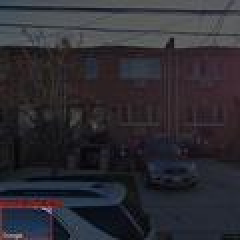
#> input picture e-svi/1076E.jpg, 120 x 120 px, given in place of 1076E.png, which was not available (shown 2 times larger)
$ jupyter execute --allow-errors merge.ipynb
#> lines starting #> are read from the running program, lines starting #| are printed output that depends on the picture; pictures that were not available may be replaced by others from this repository, and a replacement may not be noted
[cell 1]
"""
图片合并脚本
将多个文件夹中的图片按指定顺序和尺寸垂直拼接
"""

from PIL import Image
import os

def merge_images(base_path, output_folder, start_num=1, end_num=None):
    """
    合并图片

    参数:
    - base_path: 项目根目录路径 (thesignofthecity_nyc 文件夹的路径)
    - output_folder: 输出文件夹路径
    - start_num: 起始图片编号
    - end_num: 结束图片编号 (None表示处理所有找到的图片)
    """
#> called with start_num = 1

    # 定义图片来源和尺寸的配置
    # 格式: (文件夹名, 宽度, 高度)
    layout = [
        ('e-svi', 240, 240),           # e-svi 240x240
        (None, 240, 30),                # 空白 30px
        ('e-category', 240, 30),        # e-category 240x30
        ('e-language', 240, 30),        # e-language 240x30
        ('community_householdincome', 240, 30),  # community income 240x30
        ('community_demographics', 240, 30),     # demographics 240x30
        ('w-language', 240, 30),        # w-language 240x30
        ('w-category', 240, 30),        # w-category 240x30
        (None, 240, 30),                # 空白 30px
        ('w-svi', 240, 240),            # w-svi 240x240
    ]

    # 计算总高度
    total_height = sum(item[2] for item in layout)
    width = 240

    print(f"每张合并图尺寸: {width} x {total_height} px")

    # 创建输出文件夹
    os.makedirs(output_folder, exist_ok=True)

    # 确定要处理的图片数量
    if end_num is None:
        # 查找e-svi文件夹中的图片数量来确定
        svi_folder = os.path.join(base_path, 'e-svi')
        if os.path.exists(svi_folder):
            png_files = [f for f in os.listdir(svi_folder) if f.endswith('.png')]
            if png_files:
                # 提取数字并找最大值
                nums = []
                for f in png_files:
                    try:
                        num = int(f.replace('.png', ''))
                        nums.append(num)
                    except ValueError:
                        continue
                end_num = max(nums) if nums else 1
            else:
                end_num = 1
        else:
            print(f"警告: 找不到文件夹 {svi_folder}")
            return

    print(f"将处理图片编号: {start_num} 到 {end_num}")

    # 处理每张图片
    for img_num in range(start_num, end_num + 1):
        filename = f"{img_num}.png"

        # 创建透明背景的画布
        merged = Image.new('RGBA', (width, total_height), (0, 0, 0, 0))
#> merged: PIL image 240x720 RGBA; every value is 0

        current_y = 0
        success = True

        for folder_name, w, h in layout:
            if folder_name is None:
                # 空白区域，保持透明
                current_y += h
                continue

            # 构建图片路径
            img_path = os.path.join(base_path, folder_name, filename)

            if os.path.exists(img_path):
                try:
                    img = Image.open(img_path).convert('RGBA')
                    # 调整图片大小到指定尺寸
                    img_resized = img.resize((w, h), Image.Resampling.LANCZOS)
                    # 粘贴到画布上
                    merged.paste(img_resized, (0, current_y), img_resized)
                except Exception as e:
                    print(f"  警告: 处理 {img_path} 时出错: {e}")
                    success = False
            else:
                print(f"  警告: 找不到文件 {img_path}")
                success = False

            current_y += h

        # 保存合并后的图片
        output_path = os.path.join(output_folder, filename)
        merged.save(output_path, 'PNG')

        status = "✓" if success else "⚠"
        print(f"{status} 已保存: {output_path}")

    print(f"\n完成! 共处理 {end_num - start_num + 1} 张图片")
    print(f"输出位置: {output_folder}")


if __name__ == "__main__":
    # ============ 请修改以下路径 ============

    # 你的 thesignofthecity_nyc 文件夹路径
    BASE_PATH = "/Users/lihongqian/Documents/GitHub/thesignofthecity_nyc/"

    # 输出文件夹路径
    OUTPUT_FOLDER = "/Users/lihongqian/Documents/GitHub/thesignofthecity_nyc/merged_images"

    # ========================================

    # 运行合并
    merge_images(
        base_path=BASE_PATH,
        output_folder=OUTPUT_FOLDER,
        start_num=1,      # 从第几张开始
        end_num=None      # 到第几张结束，None表示自动检测
    )

[cell 2]
"""
图片合并脚本
将多个文件夹中的图片按指定顺序和尺寸垂直拼接
"""

from PIL import Image
import os

def merge_images(base_path, output_folder):
    """
    合并图片
    """

    # 定义图片来源和尺寸的配置
    # 格式: (文件夹名, 宽度, 高度)
    layout = [
        ('e-svi', 240, 240),           # e-svi 240x240
        (None, 240, 30),                # 空白 30px
        ('e-category', 240, 30),        # e-category 240x30
        ('e-language', 240, 30),        # e-language 240x30
        ('community_householdincome', 240, 30),  # community income 240x30
        ('community_demographics', 240, 30),     # demographics 240x30
        ('w-language', 240, 30),        # w-language 240x30
        ('w-category', 240, 30),        # w-category 240x30
        (None, 240, 30),                # 空白 30px
        ('w-svi', 240, 240),            # w-svi 240x240
    ]

    # 计算总高度
    total_height = sum(item[2] for item in layout)
    width = 240

    print(f"每张合并图尺寸: {width} x {total_height} px")

    # 创建输出文件夹
    os.makedirs(output_folder, exist_ok=True)

    # 从 e-svi 文件夹获取所有图片文件名
    svi_folder = os.path.join(base_path, 'e-svi')
    if not os.path.exists(svi_folder):
        print(f"错误: 找不到文件夹 {svi_folder}")
        return

    # 获取所有图片文件 (jpg, jpeg, png)
    all_files = os.listdir(svi_folder)
    image_files = [f for f in all_files if f.lower().endswith(('.jpg', '.jpeg', '.png'))]

    if not image_files:
        print(f"错误: {svi_folder} 中没有找到图片文件")
        return

    print(f"找到 {len(image_files)} 张图片待处理")
    print(f"示例文件名: {image_files[0]}")

    # 处理每张图片
    success_count = 0
    for idx, filename in enumerate(sorted(image_files), 1):
        # 提取文件名（不含扩展名）作为标识
        base_name = os.path.splitext(filename)[0]  # 例如 "1020E"

        # 提取纯数字部分 (去掉E或W后缀)
        num_only = base_name.rstrip('EWew')  # "1020E" -> "1020"

        # 创建透明背景的画布
        merged = Image.new('RGBA', (width, total_height), (0, 0, 0, 0))

        current_y = 0
        has_error = False

        for folder_name, w, h in layout:
            if folder_name is None:
                # 空白区域，保持透明
                current_y += h
                continue

            # 根据文件夹确定文件名格式
            if folder_name == 'e-svi':
                search_name = num_only + 'E'  # e-svi 用 数字+E
            elif folder_name == 'w-svi':
                search_name = num_only + 'W'  # w-svi 用 数字+W
            else:
                search_name = num_only  # 其他文件夹用纯数字

            # 尝试不同的扩展名
            img_path = None
            for ext in ['.png', '.jpg', '.jpeg', '.PNG', '.JPG', '.JPEG']:
                test_path = os.path.join(base_path, folder_name, search_name + ext)
                if os.path.exists(test_path):
                    img_path = test_path
                    break

            if img_path:
                try:
                    img = Image.open(img_path).convert('RGBA')
                    # 调整图片大小到指定尺寸
                    img_resized = img.resize((w, h), Image.Resampling.LANCZOS)
                    # 粘贴到画布上
                    merged.paste(img_resized, (0, current_y), img_resized)
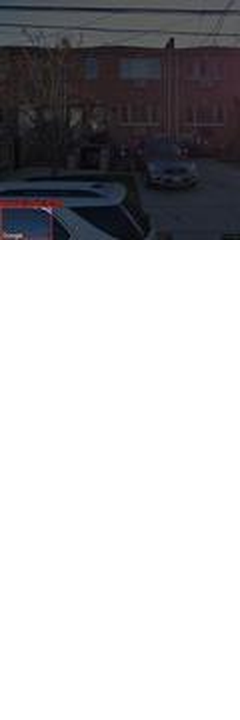
#> merged: PIL image 240x720 RGBA; mean R, G, B, A 15.2, 14.6, 16.7, 85; transparent parts drawn white
                except Exception as e:
                    print(f"  警告: 处理 {img_path} 时出错: {e}")
                    has_error = True
            else:
                print(f"  警告: 找不到文件 {search_name} 在 {folder_name} 文件夹中")
                has_error = True

            current_y += h

        # 保存合并后的图片 (输出为 png 保持透明，用纯数字命名)
        output_path = os.path.join(output_folder, f"{num_only}.png")
        merged.save(output_path, 'PNG')

        if not has_error:
            success_count += 1

        # 显示进度
        if idx % 100 == 0 or idx == len(image_files):
            print(f"进度: {idx}/{len(image_files)}")

    print(f"\n完成! 成功处理 {success_count}/{len(image_files)} 张图片")
    print(f"输出位置: {output_folder}")


if __name__ == "__main__":
    # ============ 请修改以下路径 ============

    BASE_PATH = "/Users/lihongqian/Documents/GitHub/thesignofthecity_nyc"
    OUTPUT_FOLDER = "/Users/lihongqian/Documents/GitHub/thesignofthecity_nyc/merged_images"

    # ========================================

    merge_images(base_path=BASE_PATH, output_folder=OUTPUT_FOLDER)

#> (a cell that did not finish here is left out)

[cell 4]
"""
图片合并脚本
将多个文件夹中的图片按指定顺序和尺寸垂直拼接
"""

from PIL import Image
import os

def merge_images(base_path, output_folder):
    """
    合并图片
    """

    # 定义图片来源和尺寸的配置
    # 格式: (文件夹名, 宽度, 高度)
    layout = [
        ('e-svi', 240, 240),           # e-svi 240x240
        (None, 240, 30),                # 空白 30px
        ('e-category', 240, 30),        # e-category 240x30
        (None, 240, 10),                # 空白 10px
        ('e-language', 240, 30),        # e-language 240x30
        (None, 240, 10),                # 空白 10px
        ('community_householdincome', 240, 30),  # community income 240x30
        (None, 240, 10),                # 空白 10px
        ('community_demographics', 240, 30),     # demographics 240x30
        (None, 240, 10),                # 空白 10px
        ('w-language', 240, 30),        # w-language 240x30
        (None, 240, 10),                # 空白 10px
        ('w-category', 240, 30),        # w-category 240x30
        (None, 240, 30),                # 空白 30px
        ('w-svi', 240, 240),            # w-svi 240x240
    ]

    # 计算总高度
    total_height = sum(item[2] for item in layout)
    width = 240

    print(f"每张合并图尺寸: {width} x {total_height} px")

    # 创建输出文件夹
    os.makedirs(output_folder, exist_ok=True)

    # 从 e-svi 文件夹获取所有图片文件名
    svi_folder = os.path.join(base_path, 'e-svi')
    if not os.path.exists(svi_folder):
        print(f"错误: 找不到文件夹 {svi_folder}")
        return

    # 获取所有图片文件 (jpg, jpeg, png)
    all_files = os.listdir(svi_folder)
    image_files = [f for f in all_files if f.lower().endswith(('.jpg', '.jpeg', '.png'))]

    if not image_files:
        print(f"错误: {svi_folder} 中没有找到图片文件")
        return

    print(f"找到 {len(image_files)} 张图片待处理")
    print(f"示例文件名: {image_files[0]}")

    # 处理每张图片
    success_count = 0
    for idx, filename in enumerate(sorted(image_files), 1):
        # 提取文件名（不含扩展名）作为标识
        base_name = os.path.splitext(filename)[0]  # 例如 "1020E"

        # 提取纯数字部分 (去掉E或W后缀)
        num_only = base_name.rstrip('EWew')  # "1020E" -> "1020"

        # 创建透明背景的画布
        merged = Image.new('RGBA', (width, total_height), (0, 0, 0, 0))
#> merged: PIL image 240x770 RGBA; every value is 0

        current_y = 0
        has_error = False

        for folder_name, w, h in layout:
            if folder_name is None:
                # 空白区域，保持透明
                current_y += h
                continue

            # 根据文件夹确定文件名格式
            if folder_name == 'e-svi':
                search_name = num_only + 'E'  # e-svi 用 数字+E
            elif folder_name == 'w-svi':
                search_name = num_only + 'W'  # w-svi 用 数字+W
            else:
                search_name = num_only  # 其他文件夹用纯数字

            # 尝试不同的扩展名
            img_path = None
            for ext in ['.png', '.jpg', '.jpeg', '.PNG', '.JPG', '.JPEG']:
                test_path = os.path.join(base_path, folder_name, search_name + ext)
                if os.path.exists(test_path):
                    img_path = test_path
                    break

            if img_path:
                try:
                    img = Image.open(img_path).convert('RGBA')
                    # 调整图片大小到指定尺寸
                    img_resized = img.resize((w, h), Image.Resampling.LANCZOS)
                    # 粘贴到画布上
                    merged.paste(img_resized, (0, current_y), img_resized)
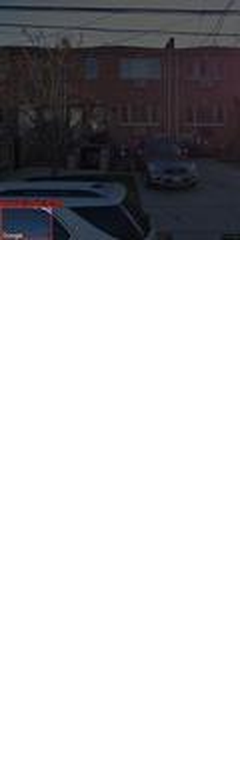
#> merged: PIL image 240x770 RGBA; mean R, G, B, A 14.2, 13.7, 15.6, 79.5; transparent parts drawn white
                except Exception as e:
                    print(f"  警告: 处理 {img_path} 时出错: {e}")
                    has_error = True
            else:
                print(f"  警告: 找不到文件 {search_name} 在 {folder_name} 文件夹中")
                has_error = True

            current_y += h

        # 保存合并后的图片 (输出为 png 保持透明，用纯数字命名)
        output_path = os.path.join(output_folder, f"{num_only}.png")
        merged.save(output_path, 'PNG')

        if not has_error:
            success_count += 1

        # 显示进度
        if idx % 100 == 0 or idx == len(image_files):
            print(f"进度: {idx}/{len(image_files)}")

    print(f"\n完成! 成功处理 {success_count}/{len(image_files)} 张图片")
    print(f"输出位置: {output_folder}")


if __name__ == "__main__":
    # ============ 请修改以下路径 ============

    BASE_PATH = "/Users/lihongqian/Documents/GitHub/thesignofthecity_nyc"
    OUTPUT_FOLDER = "/Users/lihongqian/Documents/GitHub/thesignofthecity_nyc/merged_images"

    # ========================================

    merge_images(base_path=BASE_PATH, output_folder=OUTPUT_FOLDER)

$ run again, on e-svi/1188E.jpg
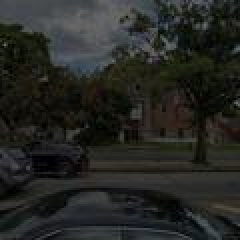
#> input picture e-svi/1188E.jpg, 120 x 120 px, given in place of 1188E.png, which was not available (shown 2 times larger)
#> in merge_images, `merged.paste(img_resized, (0, current_y), img_resized)`:
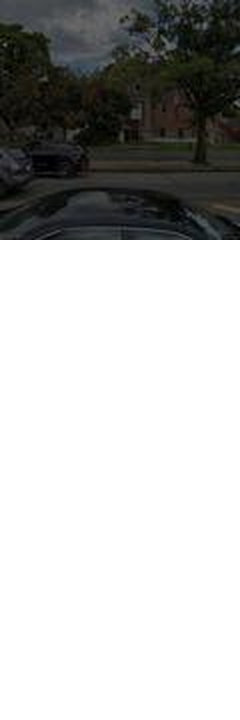
#> merged: PIL image 240x720 RGBA; mean R, G, B, A 12.7, 13.1, 12, 85; transparent parts drawn white
#> in merge_images, `merged.paste(img_resized, (0, current_y), img_resized)`:
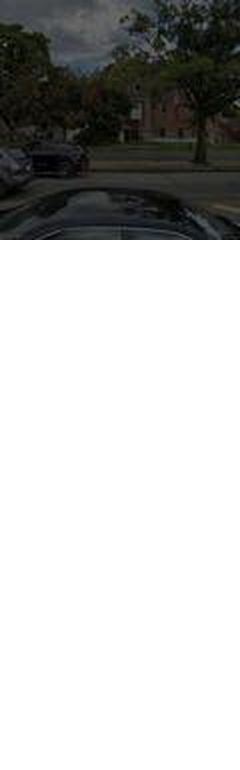
#> merged: PIL image 240x770 RGBA; mean R, G, B, A 11.9, 12.2, 11.2, 79.5; transparent parts drawn white

$ run again, on e-svi/1216E.jpg
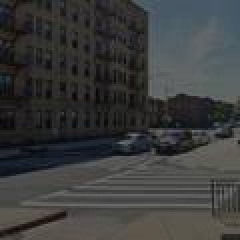
#> input picture e-svi/1216E.jpg, 120 x 120 px, given in place of 1216E.png, which was not available (shown 2 times larger)
#> in merge_images, `merged.paste(img_resized, (0, current_y), img_resized)`:
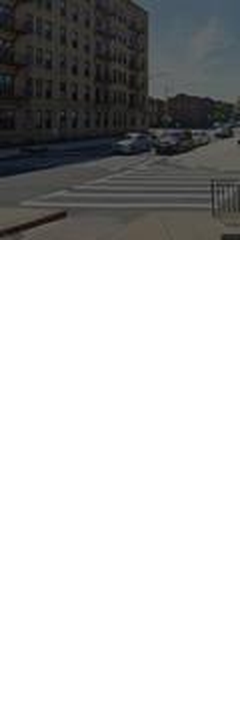
#> merged: PIL image 240x720 RGBA; mean R, G, B, A 19.9, 20.3, 20.3, 85; transparent parts drawn white
#> in merge_images, `merged.paste(img_resized, (0, current_y), img_resized)`:
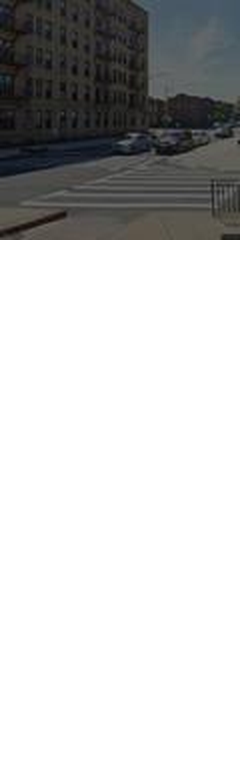
#> merged: PIL image 240x770 RGBA; mean R, G, B, A 18.6, 19, 18.9, 79.5; transparent parts drawn white

$ run again, on e-svi/1220E.jpg
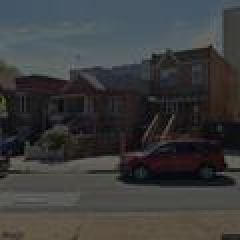
#> input picture e-svi/1220E.jpg, 120 x 120 px, given in place of 1220E.png, which was not available (shown 2 times larger)
#> in merge_images, `merged.paste(img_resized, (0, current_y), img_resized)`:
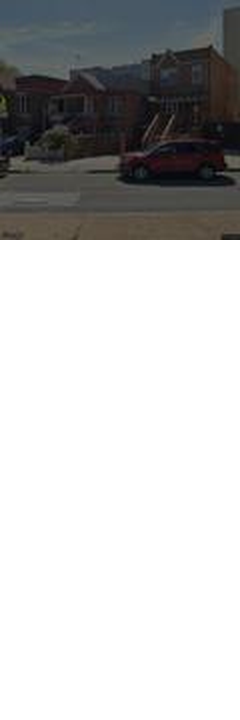
#> merged: PIL image 240x720 RGBA; mean R, G, B, A 20, 20.2, 20.3, 85; transparent parts drawn white
#> in merge_images, `merged.paste(img_resized, (0, current_y), img_resized)`:
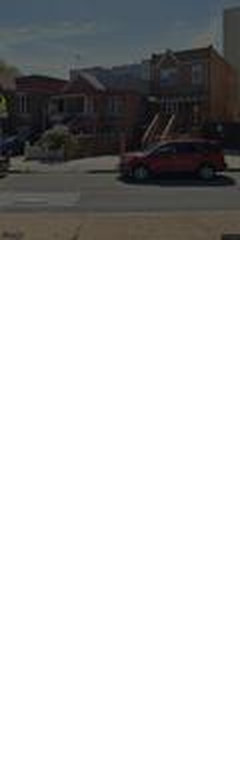
#> merged: PIL image 240x770 RGBA; mean R, G, B, A 18.7, 18.9, 19, 79.5; transparent parts drawn white

$ run again, on e-svi/1126E.jpg
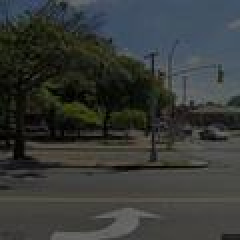
#> input picture e-svi/1126E.jpg, 120 x 120 px, given in place of 1126E.png, which was not available (shown 2 times larger)
#> in merge_images, `merged.paste(img_resized, (0, current_y), img_resized)`:
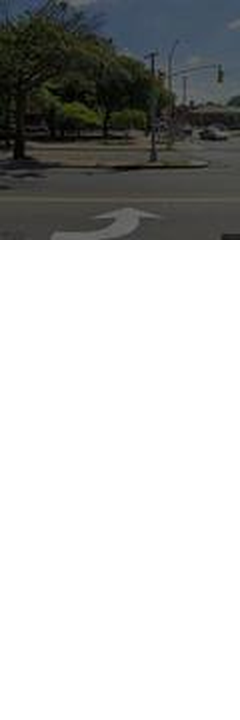
#> merged: PIL image 240x720 RGBA; mean R, G, B, A 18.4, 19.5, 18.8, 85; transparent parts drawn white
#> in merge_images, `merged.paste(img_resized, (0, current_y), img_resized)`:
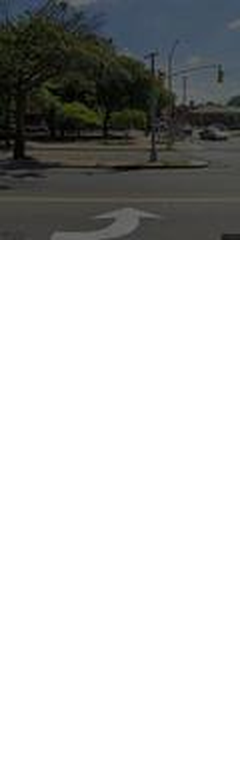
#> merged: PIL image 240x770 RGBA; mean R, G, B, A 17.2, 18.2, 17.6, 79.5; transparent parts drawn white
